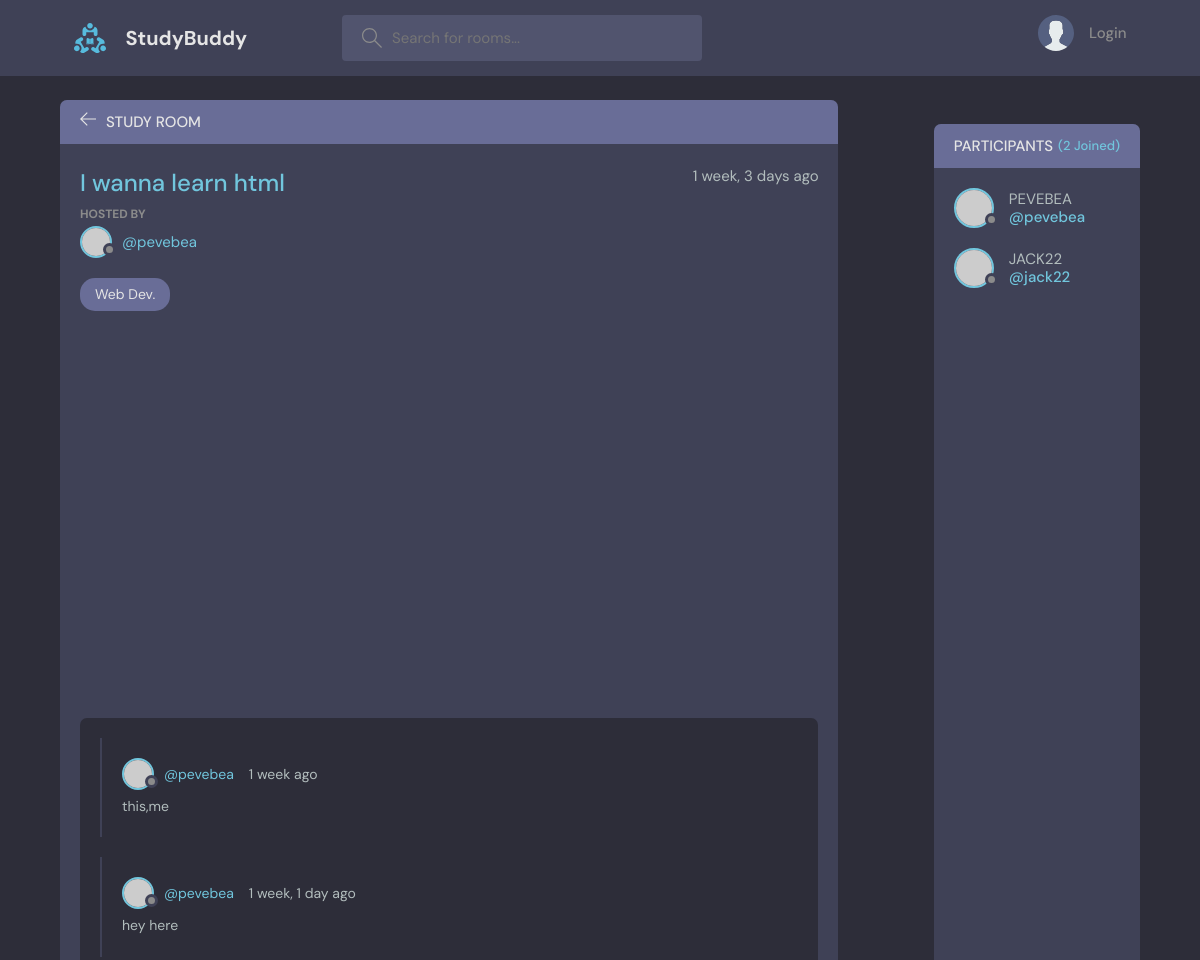
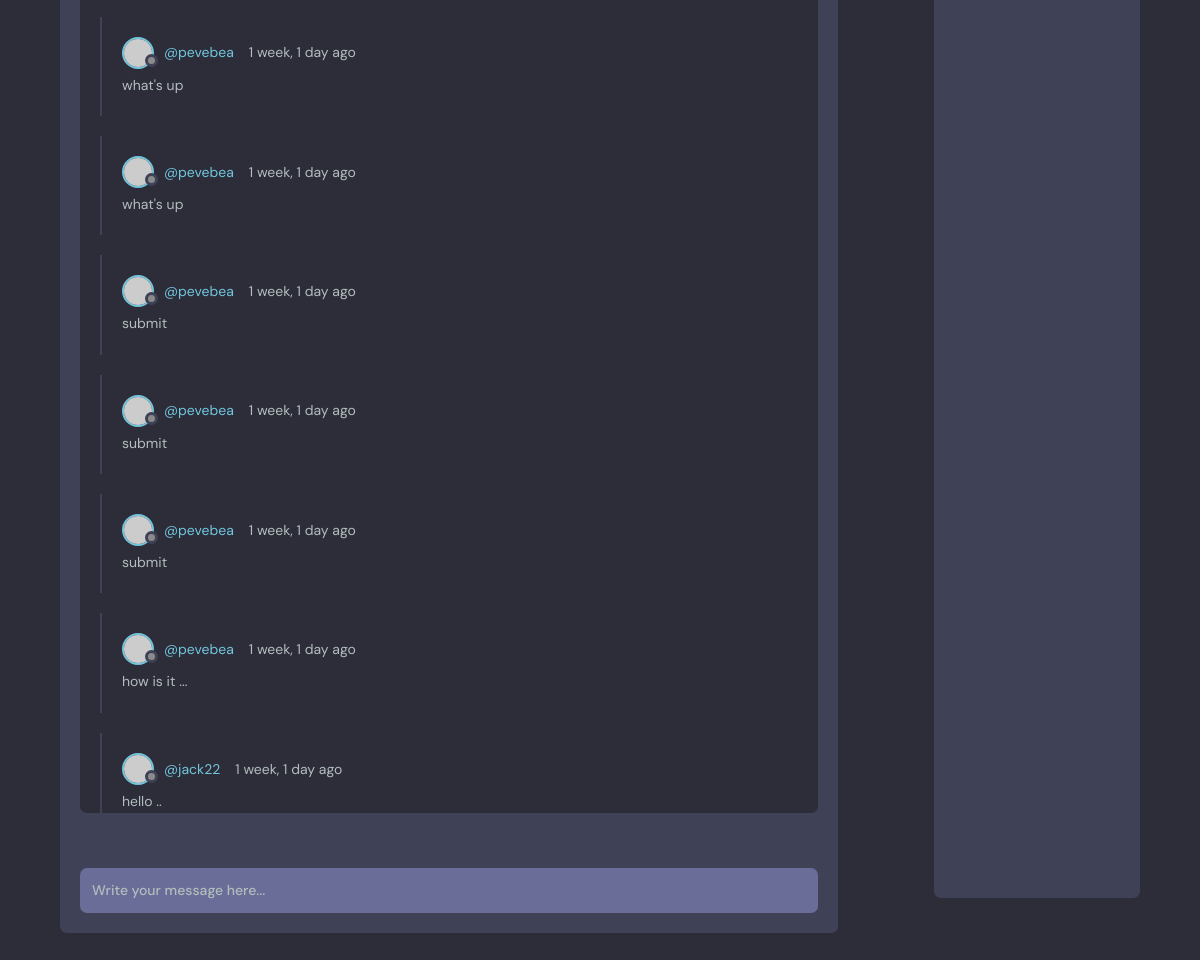
/room/5/, run on the app's committed database (2 pictures, top to bottom).
### room/models.py (models this page shows, shortened)
class Room(models.Model):
    host = models.ForeignKey(User, on_delete=models.SET_NULL, null= True)
    topic = models.ForeignKey(Topic, on_delete=models.CASCADE, null=True)
    name = models.CharField(max_length=200)
    description = models.TextField(null= True, blank= True)
    participants = models.ManyToManyField(User, related_name="participants", blank=True)
    updated = models.DateTimeField(auto_now = True)
    created = models.DateTimeField(auto_now_add=True)
    class Meta:
        ordering = ["-updated", "created"]

class Topic(models.Model):
    name = models.CharField(max_length=200)
    def __str__(self):
        return self.name

class Message(models.Model):
    user = models.ForeignKey(User, on_delete=models.CASCADE, null= True)
    room = models.ForeignKey(Room, on_delete=models.CASCADE)
    body = models.TextField()
    updated = models.DateTimeField(auto_now = True)
    created = models.DateTimeField(auto_now_add=True)
    class Meta:
        ordering = ["-updated", "created"]

### room/views.py (the view, shortened to what this page needs)
# urls.py: path("room/<str:room_id>/", views.getRoom, name="getRoom"),
def room(request, room_id):
    room = Room.objects.get(id = room_id)
    room_messages = room.message_set.all().order_by("-created")
    participants = room.participants.all()
    context = { "room": room, "room_messages": room_messages,
               "participants": participants, }
    return render(request, "room/room.html", context)

### templates/room/room.html (shortened to what this page needs)
{% extends 'room/index.html' %}
{% block content %}
<main class="profile-page layout layout--2">
  <div class="container">
    <div class="room">
      <div class="room__top">
        <div class="room__topLeft">
          <a href="{% url 'room:index' %}">
            <svg version="1.1" xmlns="http://www.w3.org/2000/svg" width="32" height="32" viewBox="0 0 32 32">
              <title>arrow-left</title>
              <path
                d="M13.723 2.286l-13.723 13.714 13.719 13.714 1.616-1.611-10.96-10.96h27.625v-2.286h-27.625l10.965-10.965-1.616-1.607z">
              </path>
            </svg>
          </a>
          <h3>Study Room</h3>
        </div>
      </div>
      <div class="room__box scroll">
        <div class="room__header scroll">
          <div class="room__info">
            <h3>{{room.name}}</h3>
            <span>{{room.created|timesince}} ago</span>
          </div>
          <div class="room__hosted">
            <p>Hosted By</p>
            <a href="{% url 'authentification:userProfile' room.host.id %}" class="room__author">
              <div class="avatar avatar--small">
                <img src="https://randomuser.me/api/portraits/men/14.jpg" />
              </div>
              <span>@{{room.host.username}}</span>
            </a>
          </div>
          <span class="room__topics">{{room.topic}}</span>
        </div>
        <div class="room__conversation">
          <div class="threads scroll">
            {% for message in room_messages %}
            <div class="thread">
              <div class="thread__top">
                <div class="thread__author">
                  <a href="{% url 'authentification:userProfile' message.user.id %}" class="thread__authorInfo">
                    <div class="avatar avatar--small">
                      <img src="https://randomuser.me/api/portraits/men/14.jpg" />
                    </div>
                    <span>@{{message.user.username}}</span>
                  </a>
                  <span class="thread__date">{{message.created|timesince}} ago</span>
                </div>
              </div>
              <div class="thread__details">
                {{message.body}}
              </div>
            </div>
            {% endfor %}
          </div>
        </div>
      </div>
      <div class="room__message">
        <form action="" method="POST">
          <input name="body" placeholder="Write your message here..." />
        </form>
      </div>
    </div>
      {% include 'room/participants.html' %}
  </div>
</main>
{% endblock content %}

### templates/room/participants.html
{% load static %}
{% block content %}
<main class="profile-page layout layout--3">
  <div class="participants">
    <h3 class="participants__top">Participants <span>({{participants.count}} Joined)</span></h3>
    <div class="participants__list scroll">
      {% for user in participants %}
      <a href="{%  url 'authentification:userProfile' user.id %}" class="participant">
        <div class="avatar avatar--medium">
          <img src="https://randomuser.me/api/portraits/women/37.jpg" />
        </div>
        <p>
          {{user.username|upper}}
          <span>@{{user.username}}</span>
        </p>
      </a>
      {% endfor %}
    </div>
  </div>
</main>
{% endblock content %}

### data on the page
Room: name "I wanna learn html", created "1 week, 3 days", host.username "pevebea", topic "Web Dev."
Message: user.username "pevebea", created "1 week", body "this,me"
Message: user.username "pevebea", created "1 week, 1 day", body "hey here"
Message: user.username "pevebea", created "1 week, 1 day", body "what's up"
Message: user.username "pevebea", created "1 week, 1 day", body "what's up"
Message: user.username "pevebea", created "1 week, 1 day", body "submit"
Message: user.username "pevebea", created "1 week, 1 day", body "submit"
Message: user.username "pevebea", created "1 week, 1 day", body "submit"
Message: user.username "pevebea", created "1 week, 1 day", body "how is it ..."
Message: user.username "jack22", created "1 week, 1 day", body "hello .."

### other printed values
{{ participants.count }} "2"
{{ user.username|upper }} "PEVEBEA"
{{ user.username }} "pevebea"
{{ user.username|upper }} "JACK22"
{{ user.username }} "jack22"
